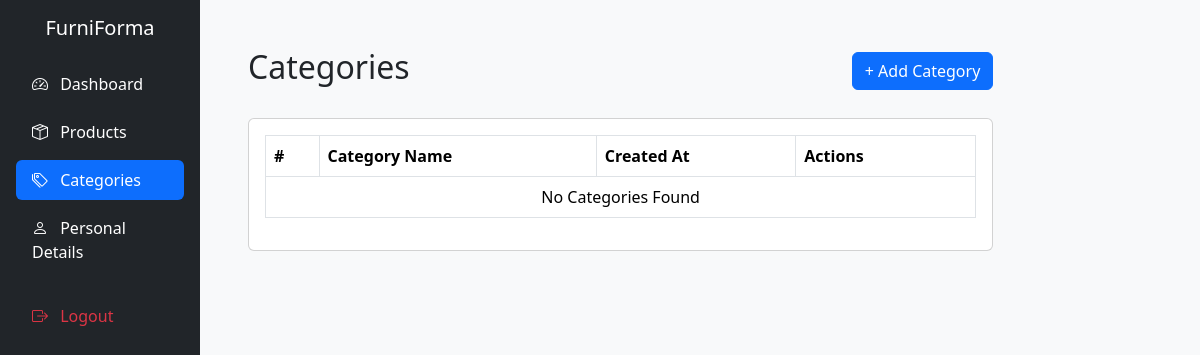
The app's page /dashboard/categories/ (signed in), older data.
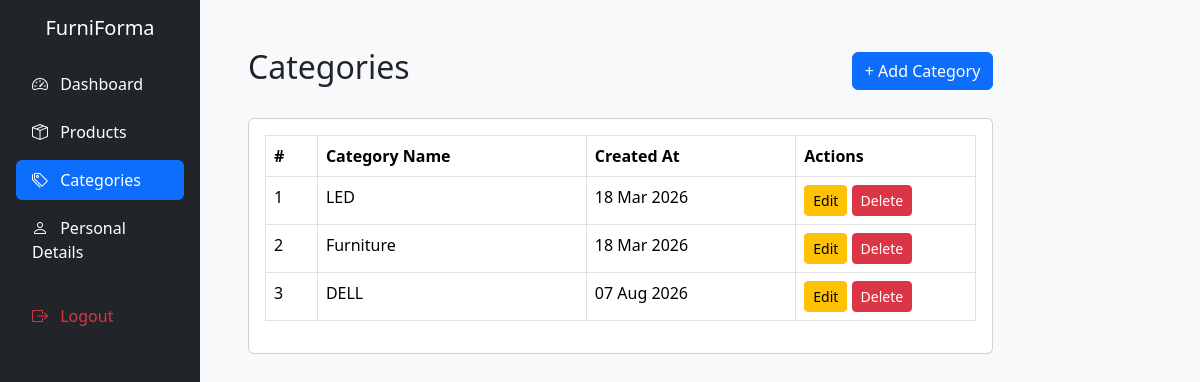
The same page, newer data.
### account/models.py (models this page shows, shortened)
class Category(models.Model):
    name = models.CharField(max_length=100, unique=True)
    created_at = models.DateTimeField(auto_now_add=True)

### account/views.py (the view)
# urls.py: path('dashboard/categories/', views.admin_categories, name='admin_categories'),
def admin_categories(request):
    categories = Category.objects.all()
    return render(request, 'admin/categories.html', {'categories': categories})

### account/templates/admin/categories.html
{% extends "./admin_base.html" %}
{% block content %}
<body>
<div class="container-fluid">
  <div class="row">
    <div class="col-md-10 p-4">
      <div class="d-flex justify-content-between align-items-center mb-4">
        <h2>Categories</h2>
        <a href="{% url 'admin_category_add' %}" class="btn btn-primary">
          + Add Category
        </a>
      </div>
      <div class="card">
        <div class="card-body">
          <table class="table table-bordered table-hover">
            <thead class="thead-dark">
              <tr>
                <th>#</th>
                <th>Category Name</th>
                <th>Created At</th>
                <th width="180">Actions</th>
              </tr>
            </thead>
            <tbody>
              {% for category in categories %}
              <tr>
                <td>{{ forloop.counter }}</td>
                <td>{{ category.name }}</td>
                <td>{{ category.created_at|date:"d M Y" }}</td>
                <td>
                  <a href="{% url 'admin_category_edit' category.id %}" class="btn btn-sm btn-warning">
                    Edit
                  </a>
                  <a href="{% url 'admin_category_delete' category.id %}"
                     class="btn btn-sm btn-danger"
                     onclick="return confirm('Are you sure?')">
                    Delete
                  </a>
                </td>
              </tr>
              {% empty %}
              <tr>
                <td colspan="4" class="text-center">No Categories Found</td>
              </tr>
              {% endfor %}
            </tbody>
          </table>
        </div>
      </div>
    </div>
  </div>
</div>
{% endblock %}

### account/templates/admin/admin_base.html (shortened to what this page needs)
{% load static %}
<!DOCTYPE html>
<html lang="en">
<head>
  <link href="https://cdn.jsdelivr.net/npm/bootstrap@5.3.3/dist/css/bootstrap.min.css" rel="stylesheet">
  <link href="https://cdn.jsdelivr.net/npm/bootstrap-icons@1.11.3/font/bootstrap-icons.css" rel="stylesheet">
</head>
<body class="bg-light">
<div class="container-fluid">
  <div class="row">
    <aside class="col-md-3 col-lg-2 bg-dark min-vh-100 p-3">
      <h5 class="text-white text-center mb-4">FurniForma</h5>
      <ul class="nav nav-pills flex-column gap-2">
        <li class="nav-item">
          <a href="{% url 'admin_dashboard' %}"
             class="nav-link text-white {% if request.resolver_match.url_name == 'admin_dashboard' %}active{% endif %}">
            <i class="bi bi-speedometer2 me-2"></i> Dashboard
          </a>
        </li>
        <li class="nav-item">
          <a href="{% url 'admin_products' %}"
             class="nav-link text-white {% if request.resolver_match.url_name == 'admin_products' %}active{% endif %}">
            <i class="bi bi-box-seam me-2"></i> Products
          </a>
        </li>
        <li class="nav-item">
          <a href="{% url 'admin_categories' %}"
             class="nav-link text-white {% if request.resolver_match.url_name == 'admin_categories' %}active{% endif %}">
            <i class="bi bi-tags me-2"></i> Categories
          </a>
        </li>
        <li class="nav-item">
          <a href="{% url 'admin_personal_details' %}"
             class="nav-link text-white {% if request.resolver_match.url_name == 'admin_personal_details' %}active{% endif %}">
            <i class="bi bi-person me-2"></i> Personal Details
          </a>
        </li>
        <li class="nav-item mt-3">
          <a href="{% url 'admin_logout' %}" class="nav-link text-danger">
            <i class="bi bi-box-arrow-right me-2"></i> Logout
          </a>
        </li>
      </ul>
    </aside>
    <main class="col-md-9 col-lg-10 p-4">
      {% block content %}
      {% endblock %}
    </main>
  </div>
</div>
</body>
</html>

Row changes from the older to the newer data that the page shows:
added Category: name "LED", created_at "18 Mar 2026"
added Category: name "Furniture", created_at "18 Mar 2026"
added Category: name "DELL", created_at "07 Aug 2026"
Text that changed along with them:
text no longer shown: "No Categories Found"
